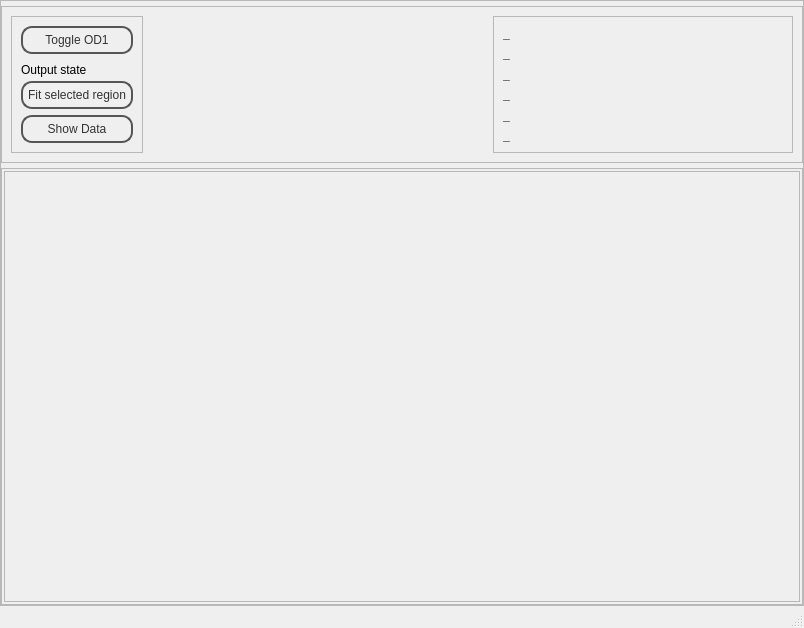
<?xml version="1.0" encoding="UTF-8"?>
<ui version="4.0">
 <class>MainWindow</class>
 <widget class="QMainWindow" name="MainWindow">
  <property name="geometry">
   <rect>
    <x>0</x>
    <y>0</y>
    <width>804</width>
    <height>628</height>
   </rect>
  </property>
  <property name="windowTitle">
   <string>MainWindow</string>
  </property>
  <property name="styleSheet">
   <string notr="true">QPushButton {
color: #333;
border: 2px solid #555;
border-radius: 11px;
padding: 5px;
background: qradialgradient(cx: 0.3, cy: -0.4,
fx: 0.3, fy: -0.4,
radius: 1.35, stop: 0 #fff, stop: 1 #888);
min-width: 80px;
}

QPushButton:pressed {
background: qradialgradient(cx: 0.4, cy: -0.1,
fx: 0.4, fy: -0.1,
radius: 1.35, stop: 0 #fff, stop: 1 #ddd);
}

QFrame.PeripheralCollection{
border-top-left-radius: 5px;
border-top-right-radius: 5px;
border: 1px solid black;
background: qlineargradient(x1: 0, y1: 0, x2: 0, y2: 1,
stop: 0 #6af, stop: 0.1 #689);
}
QFrame.PeripheralCollection QLabel {
color: white;
font-weight: bold;
}

QFrame.PeripheralCollectionInner {
background: qlineargradient(x1: 0, y1: 0, x2: 0, y2: 1,
stop: 0 #abe, stop: 0.7 #aba);
border: none;
border-top: 1px solid black;
}

QFrame.PeripheralCollectionInner QLabel{
color: black;
}

</string>
  </property>
  <widget class="QWidget" name="centralwidget">
   <layout class="QGridLayout" name="gridLayout_3">
    <property name="margin">
     <number>0</number>
    </property>
    <item row="0" column="0">
     <widget class="QFrame" name="widgetFrameOuter">
      <property name="sizePolicy">
       <sizepolicy hsizetype="Preferred" vsizetype="Preferred">
        <horstretch>0</horstretch>
        <verstretch>0</verstretch>
       </sizepolicy>
      </property>
      <property name="styleSheet">
       <string notr="true"/>
      </property>
      <property name="frameShape">
       <enum>QFrame::StyledPanel</enum>
      </property>
      <property name="frameShadow">
       <enum>QFrame::Raised</enum>
      </property>
      <property name="class" stdset="0">
       <string>PeripheralCollection</string>
      </property>
      <layout class="QVBoxLayout" name="verticalLayout_3">
       <property name="spacing">
        <number>5</number>
       </property>
       <property name="leftMargin">
        <number>0</number>
       </property>
       <property name="topMargin">
        <number>5</number>
       </property>
       <property name="rightMargin">
        <number>0</number>
       </property>
       <property name="bottomMargin">
        <number>0</number>
       </property>
       <item>
        <widget class="QFrame" name="frame">
         <property name="sizePolicy">
          <sizepolicy hsizetype="Preferred" vsizetype="Preferred">
           <horstretch>0</horstretch>
           <verstretch>0</verstretch>
          </sizepolicy>
         </property>
         <property name="minimumSize">
          <size>
           <width>0</width>
           <height>150</height>
          </size>
         </property>
         <property name="frameShape">
          <enum>QFrame::StyledPanel</enum>
         </property>
         <property name="frameShadow">
          <enum>QFrame::Raised</enum>
         </property>
         <property name="class" stdset="0">
          <string>PeripheralCollectionInner</string>
         </property>
         <layout class="QHBoxLayout" name="horizontalLayout">
          <item>
           <widget class="QFrame" name="frame_3">
            <property name="frameShape">
             <enum>QFrame::StyledPanel</enum>
            </property>
            <property name="frameShadow">
             <enum>QFrame::Raised</enum>
            </property>
            <layout class="QVBoxLayout" name="verticalLayout">
             <item>
              <widget class="QPushButton" name="pushButton_4">
               <property name="text">
                <string>Toggle OD1</string>
               </property>
              </widget>
             </item>
             <item>
              <widget class="QLabel" name="indicator">
               <property name="minimumSize">
                <size>
                 <width>0</width>
                 <height>15</height>
                </size>
               </property>
               <property name="maximumSize">
                <size>
                 <width>16777215</width>
                 <height>10</height>
                </size>
               </property>
               <property name="text">
                <string>Output state</string>
               </property>
              </widget>
             </item>
             <item>
              <widget class="QPushButton" name="pushButton_5">
               <property name="text">
                <string>Fit selected region</string>
               </property>
              </widget>
             </item>
             <item>
              <widget class="QPushButton" name="pushButton_6">
               <property name="text">
                <string>Show Data</string>
               </property>
              </widget>
             </item>
            </layout>
           </widget>
          </item>
          <item>
           <spacer name="horizontalSpacer">
            <property name="orientation">
             <enum>Qt::Horizontal</enum>
            </property>
            <property name="sizeHint" stdset="0">
             <size>
              <width>310</width>
              <height>20</height>
             </size>
            </property>
           </spacer>
          </item>
          <item>
           <widget class="QFrame" name="frame_4">
            <property name="minimumSize">
             <size>
              <width>300</width>
              <height>0</height>
             </size>
            </property>
            <property name="frameShape">
             <enum>QFrame::StyledPanel</enum>
            </property>
            <property name="frameShadow">
             <enum>QFrame::Raised</enum>
            </property>
            <layout class="QVBoxLayout" name="verticalLayout_2">
             <item>
              <widget class="QLabel" name="msg">
               <property name="font">
                <font>
                 <weight>75</weight>
                 <bold>true</bold>
                </font>
               </property>
               <property name="text">
                <string>_</string>
               </property>
              </widget>
             </item>
             <item>
              <widget class="QLabel" name="CLabel">
               <property name="font">
                <font>
                 <weight>75</weight>
                 <bold>true</bold>
                </font>
               </property>
               <property name="text">
                <string>_</string>
               </property>
              </widget>
             </item>
             <item>
              <widget class="QLabel" name="LLabel">
               <property name="font">
                <font>
                 <weight>75</weight>
                 <bold>true</bold>
                </font>
               </property>
               <property name="text">
                <string>_</string>
               </property>
              </widget>
             </item>
             <item>
              <widget class="QLabel" name="RLabel">
               <property name="font">
                <font>
                 <weight>75</weight>
                 <bold>true</bold>
                </font>
               </property>
               <property name="text">
                <string>_</string>
               </property>
              </widget>
             </item>
             <item>
              <widget class="QLabel" name="LCLabel">
               <property name="font">
                <font>
                 <weight>75</weight>
                 <bold>true</bold>
                </font>
               </property>
               <property name="text">
                <string>_</string>
               </property>
              </widget>
             </item>
             <item>
              <widget class="QLabel" name="ILabel">
               <property name="font">
                <font>
                 <weight>75</weight>
                 <bold>true</bold>
                </font>
               </property>
               <property name="text">
                <string>_</string>
               </property>
              </widget>
             </item>
            </layout>
           </widget>
          </item>
         </layout>
        </widget>
       </item>
       <item>
        <widget class="QFrame" name="frame_2">
         <property name="sizePolicy">
          <sizepolicy hsizetype="Preferred" vsizetype="Preferred">
           <horstretch>0</horstretch>
           <verstretch>0</verstretch>
          </sizepolicy>
         </property>
         <property name="minimumSize">
          <size>
           <width>0</width>
           <height>50</height>
          </size>
         </property>
         <property name="frameShape">
          <enum>QFrame::StyledPanel</enum>
         </property>
         <property name="frameShadow">
          <enum>QFrame::Raised</enum>
         </property>
         <property name="class" stdset="0">
          <string>PeripheralCollectionInner</string>
         </property>
         <layout class="QGridLayout" name="gridLayout_2">
          <property name="horizontalSpacing">
           <number>2</number>
          </property>
          <property name="margin">
           <number>2</number>
          </property>
          <item row="0" column="0">
           <widget class="QScrollArea" name="scrollArea">
            <property name="widgetResizable">
             <bool>true</bool>
            </property>
            <widget class="QWidget" name="scrollAreaWidgetContents">
             <property name="geometry">
              <rect>
               <x>0</x>
               <y>0</y>
               <width>796</width>
               <height>391</height>
              </rect>
             </property>
             <layout class="QGridLayout" name="gridLayout_4">
              <property name="margin">
               <number>2</number>
              </property>
              <property name="spacing">
               <number>2</number>
              </property>
              <item row="0" column="0">
               <layout class="QGridLayout" name="plot_area"/>
              </item>
             </layout>
            </widget>
           </widget>
          </item>
         </layout>
        </widget>
       </item>
      </layout>
     </widget>
    </item>
   </layout>
  </widget>
  <widget class="QMenuBar" name="menubar">
   <property name="geometry">
    <rect>
     <x>0</x>
     <y>0</y>
     <width>804</width>
     <height>25</height>
    </rect>
   </property>
  </widget>
  <widget class="QStatusBar" name="statusbar"/>
 </widget>
 <resources/>
 <connections>
  <connection>
   <sender>pushButton_4</sender>
   <signal>clicked()</signal>
   <receiver>MainWindow</receiver>
   <slot>run()</slot>
   <hints>
    <hint type="sourcelabel">
     <x>150</x>
     <y>78</y>
    </hint>
    <hint type="destinationlabel">
     <x>362</x>
     <y>-5</y>
    </hint>
   </hints>
  </connection>
  <connection>
   <sender>pushButton_5</sender>
   <signal>clicked()</signal>
   <receiver>MainWindow</receiver>
   <slot>fit()</slot>
   <hints>
    <hint type="sourcelabel">
     <x>114</x>
     <y>126</y>
    </hint>
    <hint type="destinationlabel">
     <x>293</x>
     <y>-9</y>
    </hint>
   </hints>
  </connection>
  <connection>
   <sender>pushButton_6</sender>
   <signal>clicked()</signal>
   <receiver>MainWindow</receiver>
   <slot>showData()</slot>
   <hints>
    <hint type="sourcelabel">
     <x>150</x>
     <y>167</y>
    </hint>
    <hint type="destinationlabel">
     <x>340</x>
     <y>-10</y>
    </hint>
   </hints>
  </connection>
 </connections>
 <slots>
  <slot>run()</slot>
  <slot>delete_curve()</slot>
  <slot>fit()</slot>
  <slot>showData()</slot>
 </slots>
</ui>
